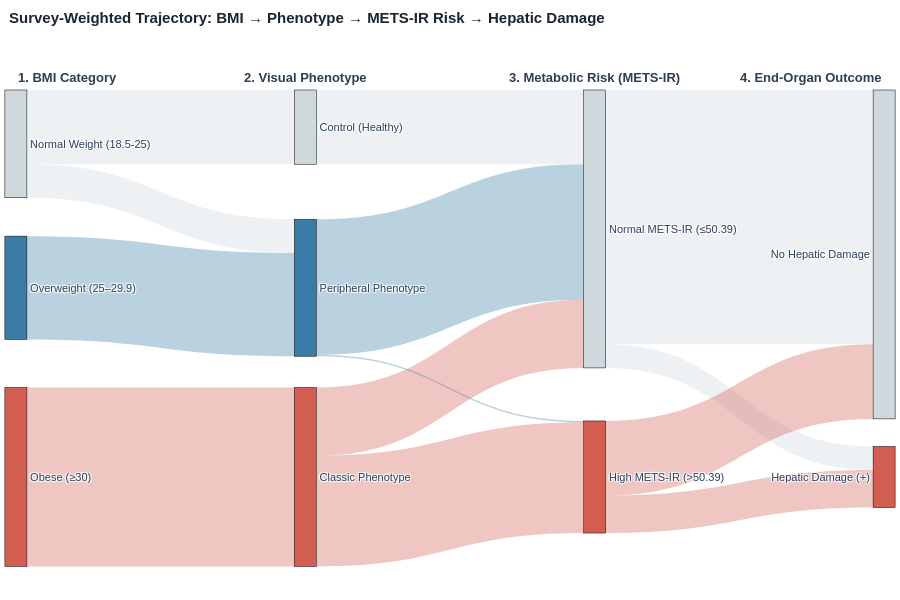

Notebook code cell kept with this figure:
### Markdown cell above
#### **BMI $\rightarrow$ Phenotype $\rightarrow$ METS-IR Risk $\rightarrow$ Hepatic Damage**

Evaluating the specific intermediate funneling effect of insulin resistance ($\text{METS-IR} > 50.39$) on hepatic end-target damage reveals:

- **Metabolic Funneling:** The transition from physical phenotype to elevated metabolic risk is heavily dominated by the Classic Phenotype. While a small fraction of the Peripheral Phenotype crosses into the High METS-IR stratum ($> 50.39$), the vast majority of Peripheral individuals remain within the Normal METS-IR band ($\le 50.39$).

- **Hepatic Outcome Concentration:** Individuals maintaining Normal METS-IR flow overwhelmingly into No Hepatic Damage. Conversely, the High METS-IR stream captures the majority of downstream Hepatic Damage (+) cases. This highlights that metabolic insulin resistance is a key proximal driver translating central adiposity into overt liver injury.

### Code cell
# Tier order mapping
explicit_order_mets_ir = {
    "bmi_category": ["normal", "overweight", "obese"],
    "phenotype": ["control", "peripheral", "classic"],
    "mets_ir_cutoff": [0.0, 1.0, 0, 1],
    "hepatic_damage": [0.0, 1.0, 0, 1],
}

# Tier label mapping
nested_labels_mets_ir = {
    "bmi_category": {
        "normal": "Normal Weight (18.5-25)",
        "overweight": "Overweight (25–29.9)",
        "obese": "Obese (≥30)"
    },
    "phenotype": {
        "control": "Control (Healthy)",
        "classic": "Classic Phenotype",
        "peripheral": "Peripheral Phenotype"
    },
    "mets_ir_cutoff": {
        0.0: "Normal METS-IR (≤50.39)",
        1.0: "High METS-IR (>50.39)",
        0: "Normal METS-IR (≤50.39)",
        1: "High METS-IR (>50.39)"
    },
    "hepatic_damage": {
        0.0: "No Hepatic Damage",
        1.0: "Hepatic Damage (+)",
        0: "No Hepatic Damage",
        1: "Hepatic Damage (+)"
    },
}

# Tier color mapping
nested_colors_mets_ir = {
    "bmi_category": {
        "normal": "#CFD8DC",      
        "overweight": "#3b7ca7",  
        "obese": "#d25d51",       
    },
    "phenotype": {
        "control": "#CFD8DC",     
        "peripheral": "#3b7ca7",  
        "classic": "#d25d51",     
    },
    
    "mets_ir_cutoff": {
        0.0: "#CFD8DC", 1.0: "#d25d51",
        0: "#CFD8DC",   1: "#d25d51"
    },
    "hepatic_damage": {
        0.0: "#CFD8DC", 1.0: "#d25d51",
        0: "#CFD8DC",   1: "#d25d51"
    }
}

fig_mets_ir = viz.patient_sankey(
    df=sankey_df,
    tiers=["bmi_category", "phenotype", "mets_ir_cutoff", "hepatic_damage"],
    tier_names=[
        "1. BMI Category",
        "2. Visual Phenotype",
        "3. Metabolic Risk (METS-IR)",
        "4. End-Organ Outcome",
    ],
    tier_order=explicit_order_mets_ir,
    label_map=nested_labels_mets_ir,
    color_map=nested_colors_mets_ir,
    weight_col="WTSAF2YR",
    title="Survey-Weighted Trajectory: BMI → Phenotype → METS-IR Risk → Hepatic Damage",
)

fig_mets_ir.show()

### Figure 1 — Plotly figure (JSON) as saved in the notebook; plotly's stock layout.template omitted (floating-point values rounded to 4 significant figures)
{"data": [{"arrangement": "snap", "link": {"color": ["rgba(207, 216, 220, 0.35)", "rgba(207, 216, 220, 0.35)", "rgba(59, 124, 167, 0.35)", "rgba(210, 93, 81, 0.35)", "rgba(210, 93, 81, 0.35)", "rgba(210, 93, 81, 0.35)", "rgba(207, 216, 220, 0.35)", "rgba(59, 124, 167, 0.35)", "rgba(59, 124, 167, 0.35)", "rgba(207, 216, 220, 0.35)", "rgba(207, 216, 220, 0.35)", "rgba(210, 93, 81, 0.35)", "rgba(210, 93, 81, 0.35)"], "source": [0, 0, 1, 2, 5, 5, 3, 4, 4, 6, 6, 7, 7], "target": [3, 4, 4, 5, 6, 7, 6, 6, 7, 8, 9, 8, 9], "value": [28820000.0, 13030000.0, 40130000.0, 69480000.0, 26490000.0, 43000000.0, 28820000.0, 52630000.0, 531100.0, 98770000.0, 9167000.0, 28970000.0, 14560000.0]}, "node": {"color": ["#CFD8DC", "#3b7ca7", "#d25d51", "#CFD8DC", "#3b7ca7", "#d25d51", "#CFD8DC", "#d25d51", "#CFD8DC", "#d25d51"], "label": ["Normal Weight (18.5-25)", "Overweight (25–29.9)", "Obese (≥30)", "Control (Healthy)", "Peripheral Phenotype", "Classic Phenotype", "Normal METS-IR (≤50.39)", "High METS-IR (>50.39)", "No Hepatic Damage", "Hepatic Damage (+)"], "line": {"color": "black", "width": 0.5}, "pad": 20, "thickness": 22, "x": [0.001, 0.001, 0.001, 0.3337, 0.3337, 0.3337, 0.6663, 0.6663, 0.999, 0.999], "y": [0.02, 0.46, 0.9, 0.02, 0.46, 0.9, 0.02, 0.9, 0.02, 0.9]}, "type": "sankey"}], "layout": {"annotations": [{"font": {"color": "#2c3e50", "size": 13}, "showarrow": false, "text": "<b>1. BMI Category</b>", "x": 0.001, "xanchor": "left", "xref": "paper", "y": 1.05, "yref": "paper"}, {"font": {"color": "#2c3e50", "size": 13}, "showarrow": false, "text": "<b>2. Visual Phenotype</b>", "x": 0.3337, "xanchor": "center", "xref": "paper", "y": 1.05, "yref": "paper"}, {"font": {"color": "#2c3e50", "size": 13}, "showarrow": false, "text": "<b>3. Metabolic Risk (METS-IR)</b>", "x": 0.6663, "xanchor": "center", "xref": "paper", "y": 1.05, "yref": "paper"}, {"font": {"color": "#2c3e50", "size": 13}, "showarrow": false, "text": "<b>4. End-Organ Outcome</b>", "x": 0.999, "xanchor": "right", "xref": "paper", "y": 1.05, "yref": "paper"}], "autosize": true, "font": {"family": "Arial", "size": 11}, "height": 600, "margin": {"b": 80, "l": 15, "r": 15, "t": 90}, "title": {"font": {"color": "#1a252f", "size": 15}, "text": "<b>Survey-Weighted Trajectory: BMI → Phenotype → METS-IR Risk → Hepatic Damage</b>", "x": 0.01, "xanchor": "left", "y": 0.98, "yanchor": "top"}}}
